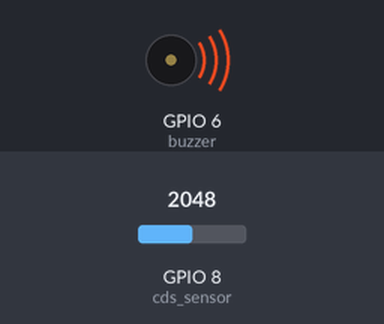
Recording of a program running on a simulated ESP32 board running MicroPython. Parts: buzzer (waves = sounding). The test bench sets the inputs (shaded band); at power-on: GPIO 8 (cds_sensor) = 2048 (analog values on the 0–4095 scale). What the program prints to the serial console is not drawn.

Above: at 0.2 s.
Timing chart, 0 to 3.0 s (numbered marks = the images above):
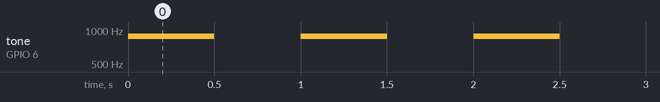

Measured:
- by itself, tone on GPIO 6 (buzzer): alternates 880 Hz for 0.50 s and silent for 0.50 s

The program:

s1______.py
```python
from machine import Pin, PWM, ADC               # machine 에서 부품 도구(클래스)를 가져온다 : Pin(핀), PWM(부저), ADC(조도센서 읽기)
import time                                     # time : 기다리거나 시간을 다루는 도구 모음

# 부저 객체 만들기 : PWM 클래스(설계도)로 buzzer 를 만든다
#   Pin(6) = 6번 핀에 달린 부저, freq=880 = 소리 높이 880 Hz, duty=0 = 처음에는 소리 끔 (0~1023)
buzzer = PWM(Pin(6), freq=880, duty=0)
# 조도센서 객체 만들기 : ADC 클래스(숫자로 읽는 설계도)로 cds_sensor 를 만든다. Pin(8) = 8번 핀(보드 표기 IO8)
cds_sensor = ADC(Pin(8))
cds_sensor.atten(ADC.ATTN_11DB)                 # atten() 메서드 : 읽는 전압 범위를 가장 넓게(11 dB) 맞춘다 -> 값이 0~4095

# ---- 내가 바꾸는 값 : r1_조도_범위재기.py 로 잰 내 값을 넣는다 ----
LIGHT_MIN = 340                  # 가장 어두울 때의 값 (교재 예시)
LIGHT_MAX = 865                  # 가장 밝을 때의 값 (교재 예시) : LIGHT_MIN 보다 커야 한다
LEVELS = 20                      # 소리 크기를 몇 단계로 나눌까
# 단계 0~19 -> duty : 약 1 % (10) 에서 약 15 % (150) 까지, 앞쪽은 촘촘하고 뒤쪽은 성기게
DUTY_TABLE = [10, 12, 13, 15, 18, 20, 24, 27, 31, 36, 42, 48, 55, 64, 73, 85, 98, 113, 130, 150]
BEEP_MS = 500                    # 삑 울리는 시간
REST_MS = 500                    # 쉬는 시간

def light_level(value):
    # LIGHT_MIN ~ LIGHT_MAX 사이를 20 칸으로 나눠 몇 번째 칸인지 구한다 (0~19 : 리스트 번호와 같다)
    level = (value - LIGHT_MIN) * LEVELS // (LIGHT_MAX - LIGHT_MIN)
    if level < 0:
        level = 0
    if level > LEVELS - 1:
        level = LEVELS - 1
    return level

def beep(duty):
    buzzer.duty(duty)            # 켜 두고 BEEP_MS 만큼 기다린다
    time.sleep_ms(BEEP_MS)                      # sleep_ms() : 괄호 안 ms 동안 코드를 멈춘다 (1000 ms = 1초)
    buzzer.duty(0)                              # duty(0) : 소리를 끈다
    time.sleep_ms(REST_MS)       # 쉬는 동안에도 코드는 여기서 멈춰 있다


try:
    while True:
        value = cds_sensor.read()               # read() 메서드 : 밝기를 숫자(0~4095)로 읽는다
        level = light_level(value)
        duty = DUTY_TABLE[level]
        print("조도", value, "-> 단계", level, "-> duty", duty)
        beep(duty)
except KeyboardInterrupt:                       # 정지 버튼(Ctrl + C)을 누르면 여기로 온다
    pass
finally:                                        # 끝날 때 꼭 실행된다 : 부저와 타이머를 정리한다
    buzzer.duty(0)                              # duty(0) : 소리를 끈다
    buzzer.deinit()                             # deinit() 메서드 : 부저를 놓아 준다 (끝낼 때)
```
